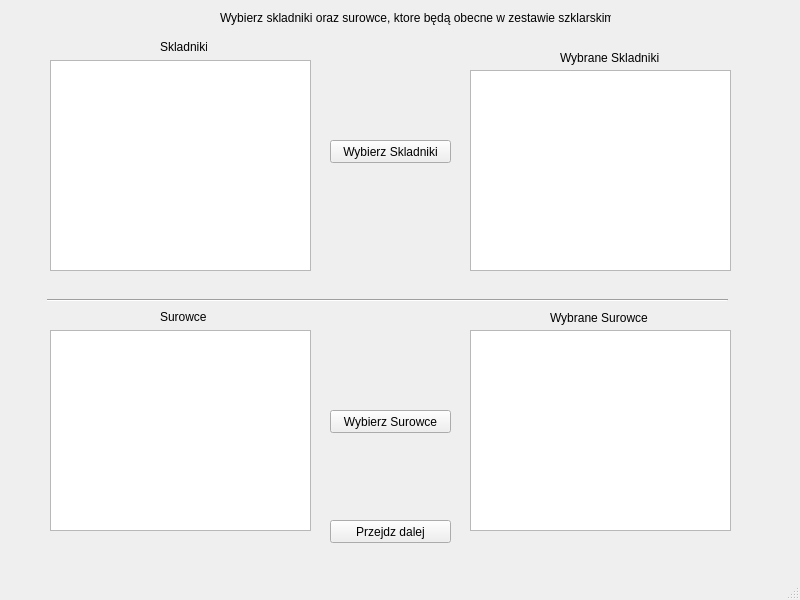
<?xml version="1.0" encoding="UTF-8"?>
<ui version="4.0">
 <class>MainWindow</class>
 <widget class="QMainWindow" name="MainWindow">
  <property name="geometry">
   <rect>
    <x>0</x>
    <y>0</y>
    <width>800</width>
    <height>600</height>
   </rect>
  </property>
  <property name="windowTitle">
   <string>GlassMaker</string>
  </property>
  <property name="windowIcon">
   <iconset>
    <normaloff>../build-GlassMaker-Desktop_Qt_6_2_0_MinGW_64_bit-Debug/Everaldo-Crystal-Clear-App-miscellaneous.ico</normaloff>../build-GlassMaker-Desktop_Qt_6_2_0_MinGW_64_bit-Debug/Everaldo-Crystal-Clear-App-miscellaneous.ico</iconset>
  </property>
  <widget class="QWidget" name="centralwidget">
   <widget class="QListWidget" name="listaSkladnikow">
    <property name="geometry">
     <rect>
      <x>50</x>
      <y>60</y>
      <width>261</width>
      <height>211</height>
     </rect>
    </property>
   </widget>
   <widget class="QListWidget" name="listaSurowcow">
    <property name="geometry">
     <rect>
      <x>50</x>
      <y>330</y>
      <width>261</width>
      <height>201</height>
     </rect>
    </property>
   </widget>
   <widget class="QListWidget" name="listaWybranychSkladnikow">
    <property name="geometry">
     <rect>
      <x>470</x>
      <y>70</y>
      <width>261</width>
      <height>201</height>
     </rect>
    </property>
   </widget>
   <widget class="QListWidget" name="listaWybranychSurowcow">
    <property name="geometry">
     <rect>
      <x>470</x>
      <y>330</y>
      <width>261</width>
      <height>201</height>
     </rect>
    </property>
   </widget>
   <widget class="QPushButton" name="przyciskWyboruSkladnikow">
    <property name="geometry">
     <rect>
      <x>330</x>
      <y>140</y>
      <width>121</width>
      <height>23</height>
     </rect>
    </property>
    <property name="text">
     <string>Wybierz Skladniki</string>
    </property>
   </widget>
   <widget class="QPushButton" name="przyciskWyboruSurowcow">
    <property name="geometry">
     <rect>
      <x>330</x>
      <y>410</y>
      <width>121</width>
      <height>23</height>
     </rect>
    </property>
    <property name="text">
     <string>Wybierz Surowce</string>
    </property>
   </widget>
   <widget class="QPushButton" name="przyciskKolejnegoEtapu">
    <property name="geometry">
     <rect>
      <x>330</x>
      <y>520</y>
      <width>121</width>
      <height>23</height>
     </rect>
    </property>
    <property name="text">
     <string>Przejdz dalej</string>
    </property>
   </widget>
   <widget class="QLabel" name="label">
    <property name="geometry">
     <rect>
      <x>160</x>
      <y>40</y>
      <width>47</width>
      <height>13</height>
     </rect>
    </property>
    <property name="text">
     <string>Skladniki</string>
    </property>
   </widget>
   <widget class="QLabel" name="label_2">
    <property name="geometry">
     <rect>
      <x>560</x>
      <y>50</y>
      <width>101</width>
      <height>16</height>
     </rect>
    </property>
    <property name="text">
     <string>Wybrane Skladniki</string>
    </property>
   </widget>
   <widget class="QLabel" name="label_3">
    <property name="geometry">
     <rect>
      <x>160</x>
      <y>310</y>
      <width>47</width>
      <height>13</height>
     </rect>
    </property>
    <property name="text">
     <string>Surowce</string>
    </property>
   </widget>
   <widget class="QLabel" name="label_4">
    <property name="geometry">
     <rect>
      <x>550</x>
      <y>310</y>
      <width>101</width>
      <height>16</height>
     </rect>
    </property>
    <property name="text">
     <string>Wybrane Surowce</string>
    </property>
   </widget>
   <widget class="QLabel" name="label_5">
    <property name="geometry">
     <rect>
      <x>220</x>
      <y>10</y>
      <width>391</width>
      <height>16</height>
     </rect>
    </property>
    <property name="text">
     <string>Wybierz skladniki oraz surowce, ktore będą obecne w zestawie szklarskim</string>
    </property>
   </widget>
   <widget class="Line" name="line">
    <property name="geometry">
     <rect>
      <x>47</x>
      <y>280</y>
      <width>681</width>
      <height>41</height>
     </rect>
    </property>
    <property name="orientation">
     <enum>Qt::Horizontal</enum>
    </property>
   </widget>
  </widget>
  <widget class="QMenuBar" name="menubar">
   <property name="geometry">
    <rect>
     <x>0</x>
     <y>0</y>
     <width>800</width>
     <height>21</height>
    </rect>
   </property>
  </widget>
  <widget class="QStatusBar" name="statusbar"/>
 </widget>
 <resources/>
 <connections/>
</ui>
